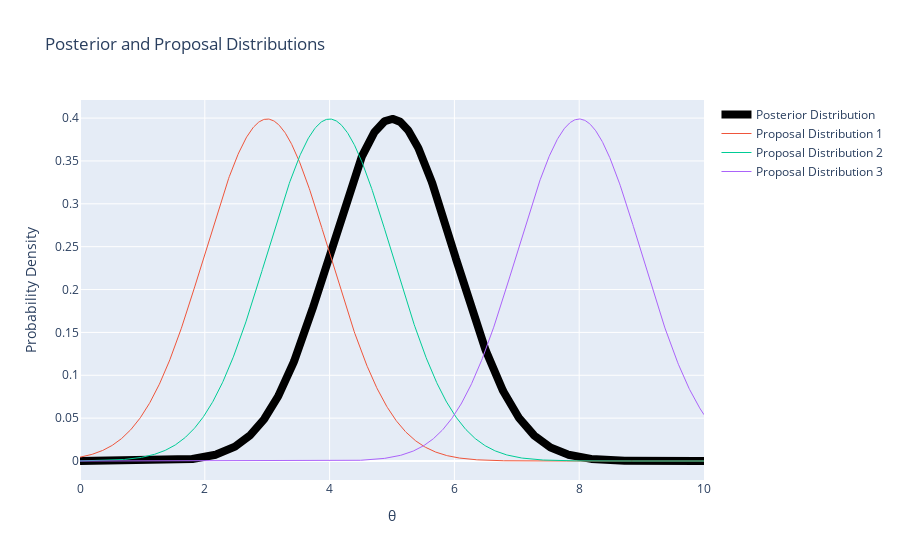

Write notebook code for a chart like this one.
### Code cell
plot_example()

### Figure 1 — Plotly figure (JSON) as saved in the notebook; plotly's stock layout.template omitted (floating-point values rounded to 4 significant figures; data arrays with more than 128 entries replaced by an {"elided": "..."} marker saying what was removed)
{"data": [{"line": {"color": "black", "width": 8}, "mode": "lines", "name": "Posterior Distribution", "type": "scatter", "x": {"elided": "1000 float values"}, "y": {"elided": "1000 float values"}}, {"line": {"width": 1}, "mode": "lines", "name": "Proposal Distribution 1", "type": "scatter", "x": {"elided": "1000 float values"}, "y": {"elided": "1000 float values"}}, {"line": {"width": 1}, "mode": "lines", "name": "Proposal Distribution 2", "type": "scatter", "x": {"elided": "1000 float values"}, "y": {"elided": "1000 float values"}}, {"line": {"width": 1}, "mode": "lines", "name": "Proposal Distribution 3", "type": "scatter", "x": {"elided": "1000 float values"}, "y": {"elided": "1000 float values"}}], "layout": {"title": {"text": "Posterior and Proposal Distributions"}, "xaxis": {"title": {"text": "θ"}}, "yaxis": {"title": {"text": "Probability Density"}}}}
